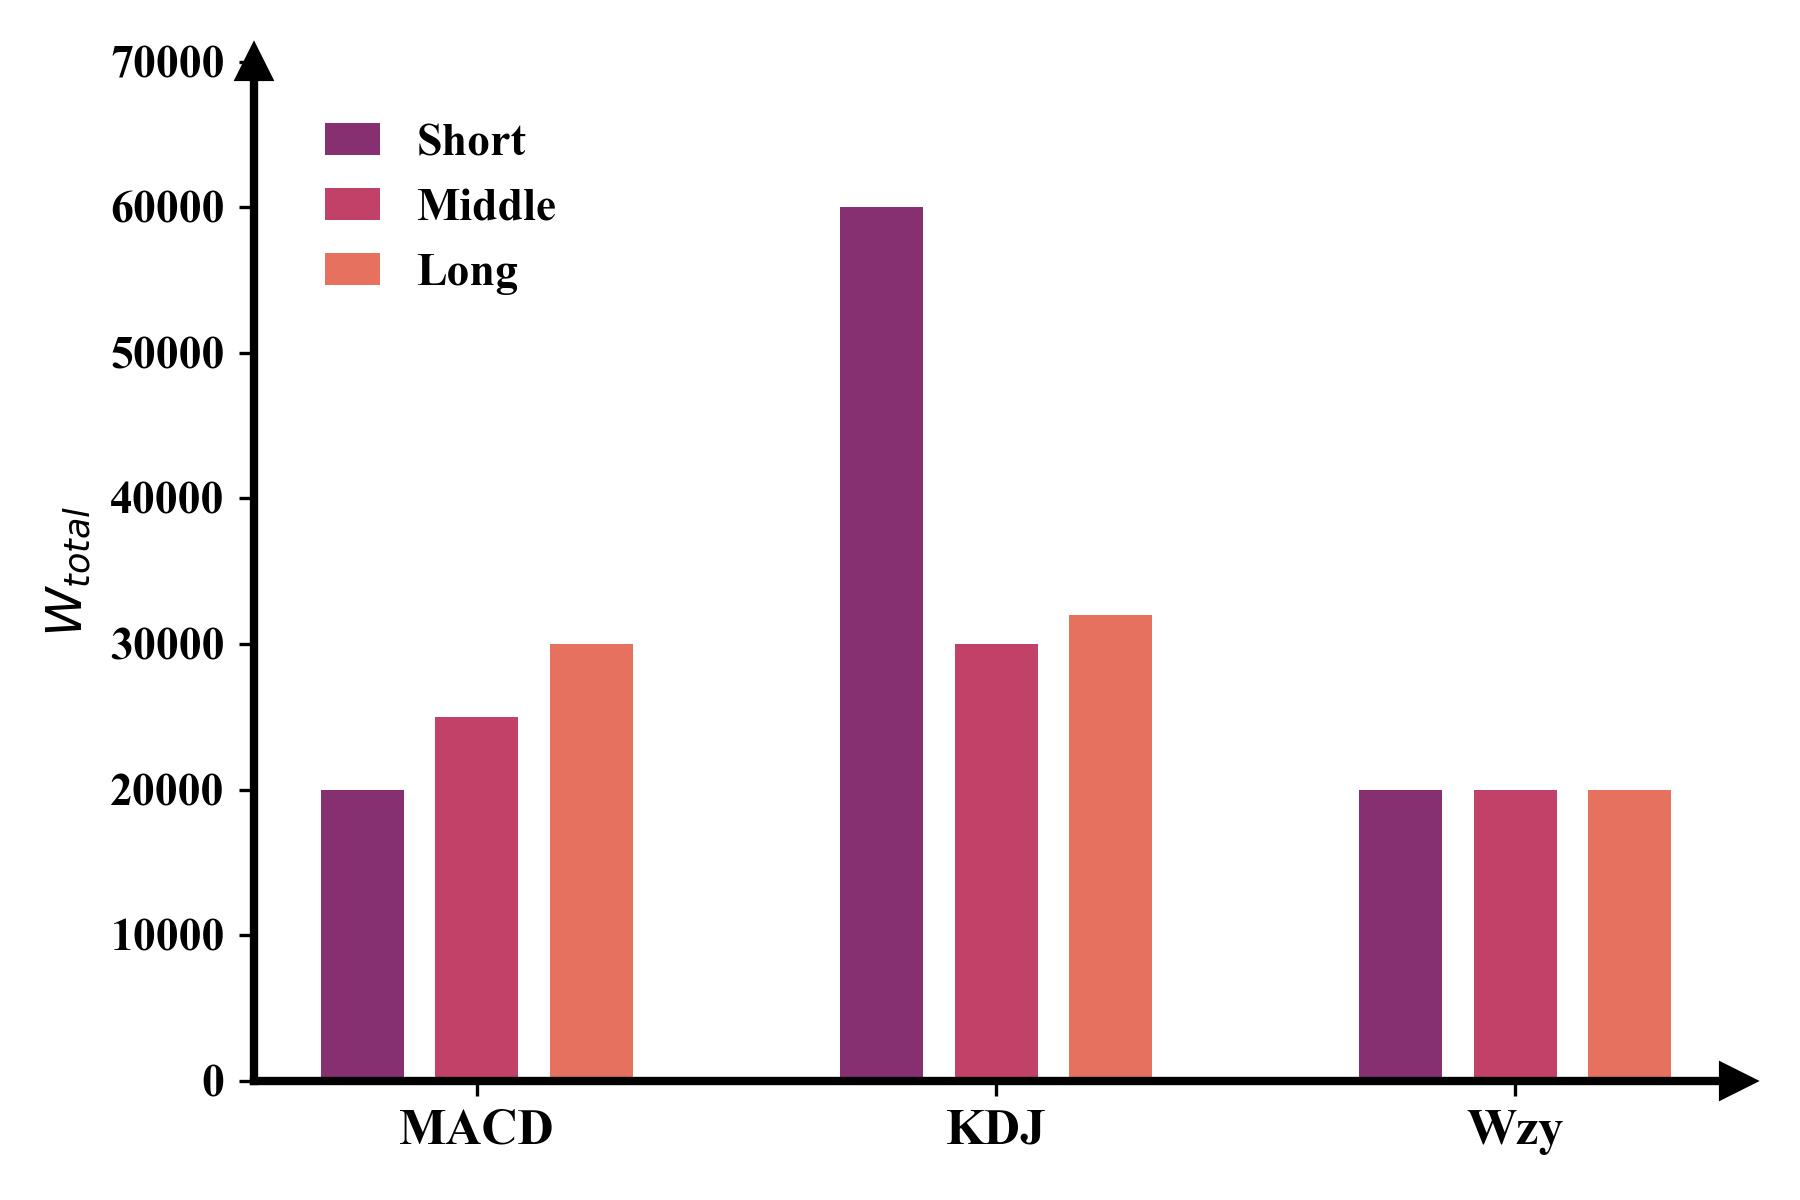

Write Python code to recreate this figure.
import matplotlib.pyplot as plt
import numpy as np
import seaborn as sns  # 引入 seaborn 获取好看的配色

# 1. 准备数据 (来源于你的 Excel 截图)
labels = ['MACD', 'KDJ', 'Wzy']
short_data = [20000, 60000, 20000]
middle_data = [25000, 30000, 20000]
long_data = [30000, 32000, 20000]

OUTPUT_PDF = '01.pdf'
OUTPUT_PNG = '01.png'
# 2. 设置全局字体和风格
plt.rcParams['font.family'] = 'serif'
plt.rcParams['font.serif'] = ['Times New Roman']

# 3. 创建画布
fig, ax = plt.subplots(figsize=(6, 4), dpi=300)

# 4. 定义柱状图参数 【修改点：拆分位置和宽度】
x = np.arange(len(labels))
offset = 0.22     # 【偏移量】：决定柱子中心的位置（也就是柱子之间的中心距离）
bar_width = 0.16  # 【实际宽度】：比偏移量小 (0.17 < 0.22)，就能产生空隙

# 方法一：颜色自定义
# color_short = '#BFD9F2'  # 浅蓝
# color_middle = '#8FAADC' # 中蓝
# color_long = '#1F4E79'   # 深蓝

# 方法二：使用模版颜色
palette = sns.color_palette("flare", 3)  # 获取 mako 色盘的 3 个颜色，mako 默认顺序是：深色 -> 浅色
# 按照原图逻辑分配颜色：
color_long = palette[0]
color_middle = palette[1]
color_short = palette[2]
# 如果想要其他风格，可以尝试替换 "mako" 为：
# "viridis" (蓝绿黄), "rocket" (深红), "flare" (红橙), "crest" (另一种蓝绿)

# 5. 绘制柱子
# 注意：位置使用 offset 计算，宽度使用 bar_width
rects1 = ax.bar(x - offset, short_data, bar_width, label='Short', color=color_short, zorder=3)
rects2 = ax.bar(x, middle_data, bar_width, label='Middle', color=color_middle, zorder=3)
rects3 = ax.bar(x + offset, long_data, bar_width, label='Long', color=color_long, zorder=3)

# 6. 定制坐标轴样式
ax.spines['top'].set_visible(False)
ax.spines['right'].set_visible(False)
ax.spines['left'].set_linewidth(2)
ax.spines['bottom'].set_linewidth(2)

ax.set_ylim(0, 70000)
ax.set_yticks(np.arange(0, 70001, 10000))
# 【新增】提高坐标轴层级，防止被柱子遮挡
ax.spines['left'].set_zorder(10)
ax.spines['bottom'].set_zorder(10)

# 添加箭头
ax.plot(1, 0, ">k", transform=ax.transAxes, clip_on=False, markersize=8, zorder=11)
ax.plot(0, 1, "^k", transform=ax.transAxes, clip_on=False, markersize=8, zorder=11)

# 7. 设置标签和文字
ax.set_xticks(x)
ax.set_xticklabels(labels, fontweight='bold', fontsize=12)

ax.tick_params(axis='y', labelsize=11)
for label in ax.get_yticklabels():
    label.set_fontweight('bold')

# Y轴标题
ax.set_ylabel('$W_{total}$', fontweight='bold', fontsize=12)

# 8. 图例设置
legend = ax.legend(
    loc='upper left',           # 大致位置：左上角
    frameon=False,              # 去掉图例周围的方框边框（看起来更干净）
    fontsize=11,                # 字体大小
    bbox_to_anchor=(0.02, 0.98),# 【微调位置】：基于 loc='upper left' 的精确偏移。
                                # (0.02, 0.98) 意思是距离左边 2%，距离底部 98% 的位置。
    handlelength=1.2,           # 图例里那个彩色小色块的长度（默认比较长，改短点好看）
    handleheight=0.7            # 图例里那个彩色小色块的高度
)

# 循环遍历图例中的文字（Short, Middle, Long），把它们全部加粗
for text in legend.get_texts():
    text.set_fontweight('bold')

# 自动调整子图参数，使之填充整个图像区域，防止标签被切掉
plt.tight_layout()
plt.savefig(OUTPUT_PDF, format='pdf')
plt.savefig(OUTPUT_PNG, dpi=300)
# 渲染显示
plt.show()
